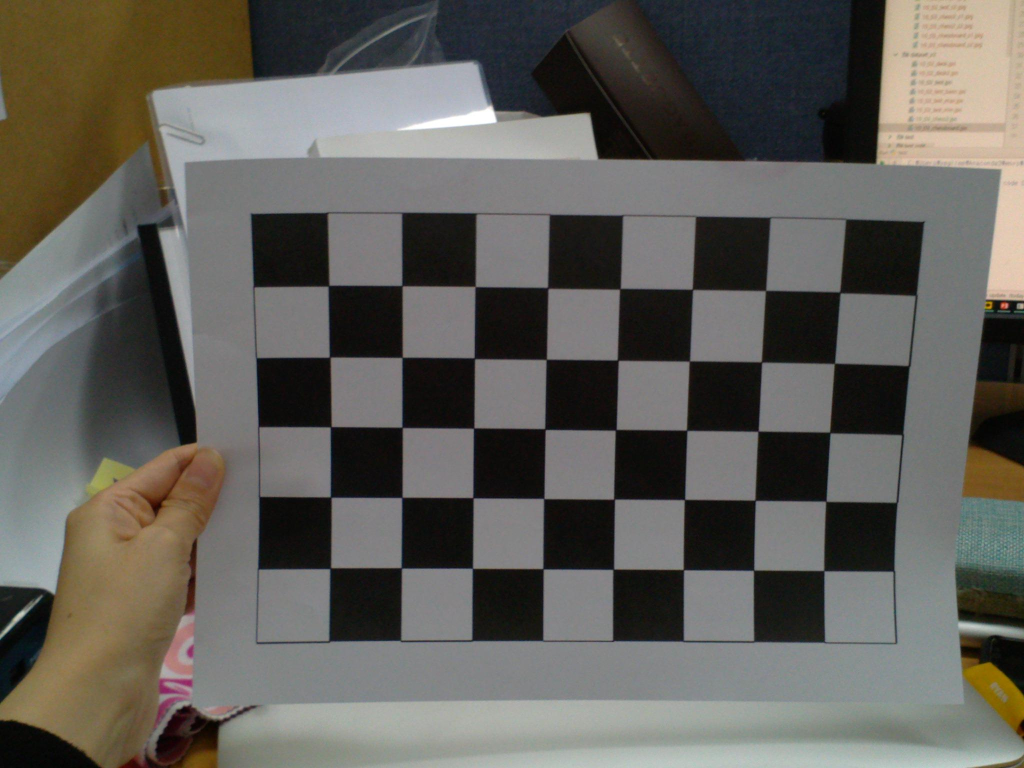
#> input picture dataset_split_v2/CAM00054_s1.jpg, 2048 x 1536 px (shown at 1/2 size)
$ python test2.py   (older library calls are emulated)
#> lines starting #> are read from the running program, lines starting #| are printed output that depends on the picture
### stereovision/calibration.py
# Copyright (C) 2014 Daniel Lee <lee.daniel.1986@gmail.com>
#
# This file is part of StereoVision.
#
# StereoVision is free software: you can redistribute it and/or modify
# it under the terms of the GNU General Public License as published by
# the Free Software Foundation, either version 3 of the License, or
# (at your option) any later version.
#
# StereoVision is distributed in the hope that it will be useful,
# but WITHOUT ANY WARRANTY; without even the implied warranty of
# MERCHANTABILITY or FITNESS FOR A PARTICULAR PURPOSE.  See the
# GNU General Public License for more details.
#
# You should have received a copy of the GNU General Public License
# along with StereoVision.  If not, see <http://www.gnu.org/licenses/>.

"""
Classes for calibrating homemade stereo cameras.

Classes:

    * ``StereoCalibration`` - Calibration for stereo camera
    * ``StereoCalibrator`` - Class to calibrate stereo camera with

.. image:: classes_calibration.svg
"""

import os

import cv2

import numpy as np
from stereovision.exceptions import ChessboardNotFoundError


class StereoCalibration(object):

    """
    A stereo camera calibration.

    The ``StereoCalibration`` stores the calibration for a stereo pair. It can
    also rectify pictures taken from its stereo pair.
    """

    # [11 lines left out: functions __str__, _copy_calibration, not called in this run]

    def _interact_with_folder(self, output_folder, action):
        """
        Export/import matrices as *.npy files to/from an output folder.

        ``action`` is a string. It determines whether the method reads or writes
        to disk. It must have one of the following values: ('r', 'w').
        """
        if not action in ('r', 'w'):
            raise ValueError("action must be either 'r' or 'w'.")
        for key, item in self.__dict__.items():
            if isinstance(item, dict):
                for side in ("left", "right"):
                    filename = os.path.join(output_folder,
                                            "{}_{}.npy".format(key, side))
                    if action == 'w':
                        np.save(filename, self.__dict__[key][side])
                    else:
                        self.__dict__[key][side] = np.load(filename)
            else:
                filename = os.path.join(output_folder, "{}.npy".format(key))
                if action == 'w':
                    np.save(filename, self.__dict__[key])
                else:
                    self.__dict__[key] = np.load(filename)

    def __init__(self, calibration=None, input_folder=None):
        """
        Initialize camera calibration.

        If another calibration object is provided, copy its values. If an input
        folder is provided, load ``*.npy`` files from that folder. An input
        folder overwrites a calibration object.
        """
        #: Camera matrices (M)
        self.cam_mats = {"left": None, "right": None}
        #: Distortion coefficients (D)
        self.dist_coefs = {"left": None, "right": None}
        #: Rotation matrix (R)
        self.rot_mat = None
        #: Translation vector (T)
        self.trans_vec = None
        #: Essential matrix (E)
        self.e_mat = None
        #: Fundamental matrix (F)
        self.f_mat = None
        #: Rectification transforms (3x3 rectification matrix R1 / R2)
        self.rect_trans = {"left": None, "right": None}
        #: Projection matrices (3x4 projection matrix P1 / P2)
        self.proj_mats = {"left": None, "right": None}
        #: Disparity to depth mapping matrix (4x4 matrix, Q)
        self.disp_to_depth_mat = None
        #: Bounding boxes of valid pixels
        self.valid_boxes = {"left": None, "right": None}
        #: Undistortion maps for remapping
        self.undistortion_map = {"left": None, "right": None}
        #: Rectification maps for remapping
        self.rectification_map = {"left": None, "right": None}
        if calibration:
            self._copy_calibration(calibration)
        elif input_folder:
            self.load(input_folder)

    def load(self, input_folder):
        """Load values from ``*.npy`` files in ``input_folder``."""
        self._interact_with_folder(input_folder, 'r')

    def export(self, output_folder):
        """Export matrices as ``*.npy`` files to an output folder."""
        if not os.path.exists(output_folder):
            os.makedirs(output_folder)
        self._interact_with_folder(output_folder, 'w')

    # [13 lines left out: function rectify, not called in this run]


class StereoCalibrator(object):

    """A class that calibrates stereo cameras by finding chessboard corners."""

    def _get_corners(self, image):
        """Find subpixel chessboard corners in image."""
        temp = cv2.cvtColor(image, cv2.COLOR_BGR2GRAY)
        ret, corners = cv2.findChessboardCorners(temp,
                                                 (self.rows, self.columns))
        if not ret:
            raise ChessboardNotFoundError("No chessboard could be found.")
        cv2.cornerSubPix(temp, corners, (11, 11), (-1, -1),
                         (cv2.TERM_CRITERIA_MAX_ITER + cv2.TERM_CRITERIA_EPS,
                          30, 0.01))
        return corners

    # [9 lines left out: function _show_corners, not called in this run]

    def __init__(self, rows, columns, square_size, image_size):
        """
        Store variables relevant to the camera calibration.

        ``corner_coordinates`` are generated by creating an array of 3D
        coordinates that correspond to the actual positions of the chessboard
        corners observed on a 2D plane in 3D space.
        """
        #: Number of calibration images
        self.image_count = 0
        #: Number of inside corners in the chessboard's rows
        self.rows = rows
        #: Number of inside corners in the chessboard's columns
        self.columns = columns
        #: Size of chessboard squares in cm
        self.square_size = square_size
        #: Size of calibration images in pixels
        self.image_size = image_size
        pattern_size = (self.rows, self.columns)
        corner_coordinates = np.zeros((np.prod(pattern_size), 3), np.float32)
        corner_coordinates[:, :2] = np.indices(pattern_size).T.reshape(-1, 2)
        corner_coordinates *= self.square_size
        #: Real world corner coordinates found in each image
        self.corner_coordinates = corner_coordinates
        #: Array of real world corner coordinates to match the corners found
        self.object_points = []
        #: Array of found corner coordinates from calibration images for left
        #: and right camera, respectively
        self.image_points = {"left": [], "right": []}

    def add_corners(self, image_pair, show_results=False):
        """
        Record chessboard corners found in an image pair.

        The image pair should be an iterable composed of two CvMats ordered
        (left, right).
        """
        side = "left"
        self.object_points.append(self.corner_coordinates)
        for image in image_pair:
            corners = self._get_corners(image)
            if show_results:
                self._show_corners(image, corners)
            self.image_points[side].append(corners.reshape(-1, 2))
            side = "right"
            self.image_count += 1

    def calibrate_cameras(self):
        """Calibrate cameras based on found chessboard corners."""
        criteria = (cv2.TERM_CRITERIA_MAX_ITER + cv2.TERM_CRITERIA_EPS,
                    100, 1e-5)
        flags = (cv2.CALIB_FIX_ASPECT_RATIO + cv2.CALIB_ZERO_TANGENT_DIST +
                 cv2.CALIB_SAME_FOCAL_LENGTH)
        calib = StereoCalibration()

        print(self.object_points)
        print(self.image_points["left"])
        print(self.image_points["right"])

        print(self.image_size)


        (calib.cam_mats["left"], calib.dist_coefs["left"],
         calib.cam_mats["right"], calib.dist_coefs["right"],
         calib.rot_mat, calib.trans_vec, calib.e_mat,
         calib.f_mat) = cv2.stereoCalibrate(objectPoints=self.object_points,
                                            imagePoints1=self.image_points["left"],
                                            imagePoints2=self.image_points["right"],
                                            imageSize=self.image_size,
                                            cameraMatrix1=calib.cam_mats["left"],
                                            distCoeffs1=calib.dist_coefs["left"],
                                            cameraMatrix2=calib.cam_mats["right"],
                                            distCoeffs2=calib.dist_coefs["right"],
                                            R=calib.rot_mat,
                                            T=calib.trans_vec,
                                            E=calib.e_mat,
                                            F=calib.f_mat,
                                            criteria=criteria,
                                            flags=flags)[1:]
        (calib.rect_trans["left"], calib.rect_trans["right"],
         calib.proj_mats["left"], calib.proj_mats["right"],
         calib.disp_to_depth_mat, calib.valid_boxes["left"],
         calib.valid_boxes["right"]) = cv2.stereoRectify(calib.cam_mats["left"],
                                                      calib.dist_coefs["left"],
                                                      calib.cam_mats["right"],
                                                      calib.dist_coefs["right"],
                                                      self.image_size,
                                                      calib.rot_mat,
                                                      calib.trans_vec,
                                                      flags=0)
        for side in ("left", "right"):
            (calib.undistortion_map[side],
             calib.rectification_map[side]) = cv2.initUndistortRectifyMap(
                                                        calib.cam_mats[side],
                                                        calib.dist_coefs[side],
                                                        calib.rect_trans[side],
                                                        calib.proj_mats[side],
                                                        self.image_size,
                                                        cv2.CV_32FC1)
        # This is replaced because my results were always bad. Estimates are
        # taken from the OpenCV samples.
        width, height = self.image_size
        focal_length = 0.8 * width
        calib.disp_to_depth_mat = np.float32([[1, 0, 0, -0.5 * width],
                                              [0, -1, 0, 0.5 * height],
                                              [0, 0, 0, -focal_length],
                                              [0, 0, 1, 0]])
        return calib

    def check_calibration(self, calibration):
        """
        Check calibration quality by computing average reprojection error.

        First, undistort detected points and compute epilines for each side.
        Then compute the error between the computed epipolar lines and the
        position of the points detected on the other side for each point and
        return the average error.
        """
        sides = "left", "right"
        which_image = {sides[0]: 1, sides[1]: 2}
        undistorted, lines = {}, {}
        for side in sides:
            undistorted[side] = cv2.undistortPoints(
                         np.concatenate(self.image_points[side]).reshape(-1,
                                                                         1, 2),
                         calibration.cam_mats[side],
                         calibration.dist_coefs[side],
                         P=calibration.cam_mats[side])
            lines[side] = cv2.computeCorrespondEpilines(undistorted[side],
                                              which_image[side],
                                              calibration.f_mat)
        total_error = 0
        this_side, other_side = sides
        for side in sides:
            for i in range(len(undistorted[side])):
                total_error += abs(undistorted[this_side][i][0][0] *
                                   lines[other_side][i][0][0] +
                                   undistorted[this_side][i][0][1] *
                                   lines[other_side][i][0][1] +
                                   lines[other_side][i][0][2])
            other_side, this_side = sides
        total_points = self.image_count * len(self.object_points)
        return total_error / total_points

### stereovision/blockmatchers.py
# Copyright (C) 2014 Daniel Lee <lee.daniel.1986@gmail.com>
#
# This file is part of StereoVision.
#
# StereoVision is free software: you can redistribute it and/or modify
# it under the terms of the GNU General Public License as published by
# the Free Software Foundation, either version 3 of the License, or
# (at your option) any later version.
#
# StereoVision is distributed in the hope that it will be useful,
# but WITHOUT ANY WARRANTY; without even the implied warranty of
# MERCHANTABILITY or FITNESS FOR A PARTICULAR PURPOSE.  See the
# GNU General Public License for more details.
#
# You should have received a copy of the GNU General Public License
# along with StereoVision.  If not, see <http://www.gnu.org/licenses/>.

'''
Wrapper classes for block matching algorithms.

Classes:

    * ``BlockMatcher`` - Abstract class that implements interface for subclasses

        * ``StereoBM`` - StereoBM block matching algorithm
        * ``StereoSGBM`` - StereoSGBM block matching algorithm

.. image:: classes_blockmatchers.svg
'''

import cv2
import simplejson

import numpy as np
from stereovision.exceptions import (InvalidSearchRangeError,
                                    InvalidWindowSizeError,
                                    InvalidBMPresetError,
                                    InvalidNumDisparitiesError,
                                    InvalidSADWindowSizeError,
                                    InvalidUniquenessRatioError,
                                    InvalidSpeckleWindowSizeError,
                                    InvalidSpeckleRangeError,
                                    InvalidFirstDisparityChangePenaltyError,
                                    InvalidSecondDisparityChangePenaltyError)


class BlockMatcher(object):

    """
    Block matching algorithms.

    This abstract class exposes the interface for subclasses that wrap OpenCV's
    block matching algorithms. Doing so makes it possible to use them in the
    strategy pattern. In this library, that happens in ``CalibratedPair``, which
    uses a unified interface to interact with any kind of block matcher, and
    with ``BMTuners``, which can discover the ``BlockMatcher's`` parameters and
    allow the user to adjust them online.

    Each ``BlockMatcher`` protects its block matcher's parameters by using
    getters and setters. It exposes its settable parameter and their maximum
    values, if they exist, in the dictionary ``parameter_maxima``.

    ``load_settings``, ``save_settings`` and ``get_3d`` are implemented on
    ``BlockMatcher`` itself, as these are independent of the block matching
    algorithm. Subclasses are expected to implement ``_replace_bm`` and
    ``get_disparity``, as well as the getters and setters. They are also
    expected to call ``BlockMatcher``'s ``__init__`` after setting their own
    private variables.
    """

    #: Dictionary of parameter names associated with their maximum values
    parameter_maxima = {}

    # [27 lines left out: functions __init__, load_settings, save_settings, get_3d, not called in this run]

    def _replace_bm(self):
        """Replace block matcher with new parameters"""
        raise NotImplementedError

    def get_disparity(self, image_pair):
        """Compute disparity map from image pair."""
        raise NotImplementedError


class StereoBM(BlockMatcher):

    """A stereo block matching ``BlockMatcher``."""

    parameter_maxima = {"search_range": None,
                       "window_size": 255
                       }

    # [4 lines left out: function search_range, not called in this run]

    @search_range.setter
    def search_range(self, value):
        """Set private ``_search_range`` and reset ``_block_matcher``."""
        if value == 0 or not value % 16:
            self._search_range = value
        else:
            raise InvalidSearchRangeError("Search range must be a multiple of "
                                          "16.")
        self._replace_bm()

    # [34 lines left out: functions window_size, window_size, stereo_bm_preset, stereo_bm_preset, not called in this run]

    def _replace_bm(self):
        """Replace ``_block_matcher`` with current values."""
        self._block_matcher = cv2.StereoBM(preset=self._bm_preset,
                                          ndisparities=self._search_range,
                                          SADWindowSize=self._window_size)

    def __init__(self,
                 search_range=80,
                 window_size=21,
                 settings=None):
        #self._bm_preset = cv2.STEREO_BM_BASIC_PRESET
        self._search_range = 0
        self._window_size = 5
        #: OpenCV camera type for ``_block_matcher``
        #self.stereo_bm_preset = stereo_bm_preset
        #: Number of disparities for ``_block_matcher``
        self.search_range = search_range
        #: Search window size for ``_block_matcher``
        self.window_size = window_size
        super(StereoBM, self).__init__(settings)

    # [15 lines left out: function get_disparity, not called in this run]


class StereoSGBM(BlockMatcher):

    """A semi-global block matcher."""

    parameter_maxima = {"minDisparity": None,
                       "numDisparities": None,
                       "SADWindowSize": 11,
                       "P1": None,
                       "P2": None,
                       "disp12MaxDiff": None,
                       "uniquenessRatio": 15,
                       "speckleWindowSize": 200,
                       "speckleRange": 2,
                       "fullDP": 1}

    # [186 lines left out: functions minDisparity, minDisparity, numDisparities, numDisparities, SADWindowSize, SADWindowSize and 17 more, not called in this run]

### test2.py
import os.path
import numpy as np
from stereovision.calibration import StereoCalibrator, StereoCalibration
from stereovision.blockmatchers import StereoBM, StereoSGBM
import cv2

calib_dir = './dataset_split_v2/CAM00054'
#if(not os.path.exists(calib_dir)):
calibrator = StereoCalibrator(8, 5, 2, (1536, 2048))
for idx in range(1, 14):
    calibrator.add_corners((cv2.imread(calib_dir+"_s1.jpg"), cv2.imread(calib_dir+"_s2.jpg")))
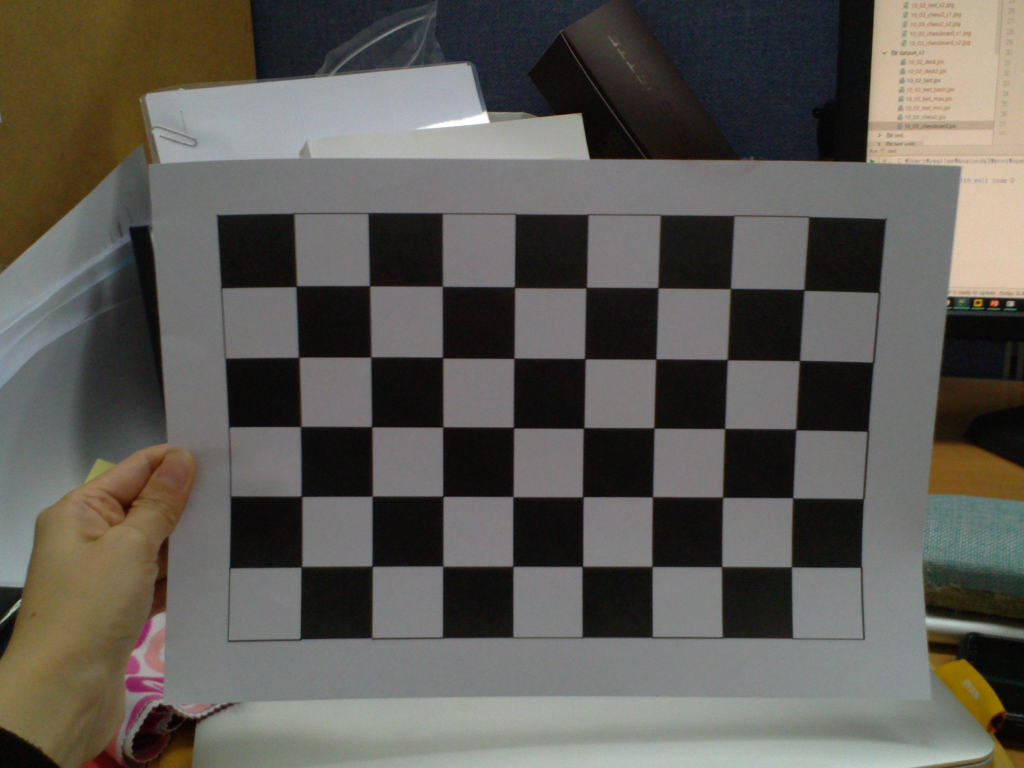
#> input picture dataset_split_v2/CAM00054_s2.jpg, 2048 x 1536 px (shown at 1/2 size)
#> in add_corners, `side = "left"`: side = 'left'
#> the loop in add_corners, `for image in image_pair:` made 2 passes
#> (ret in _get_corners, side, self.image_count) on passes 1 to 2: (True, 'right', 1), (True, 'right', 2)
#> pass 1, in _get_corners, `temp = cv2.cvtColor(image, cv2.COLOR_BGR2GRAY)`:
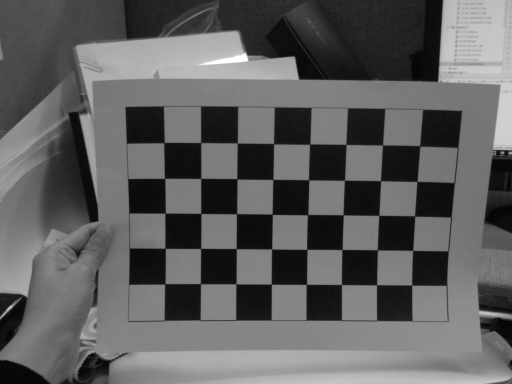
#> temp: shape (1536, 2048) (shown at 1/4 size); min 1, max 255, mean 95.2
#> pass 2, in _get_corners (call 2), `temp = cv2.cvtColor(image, cv2.COLOR_BGR2GRAY)`:
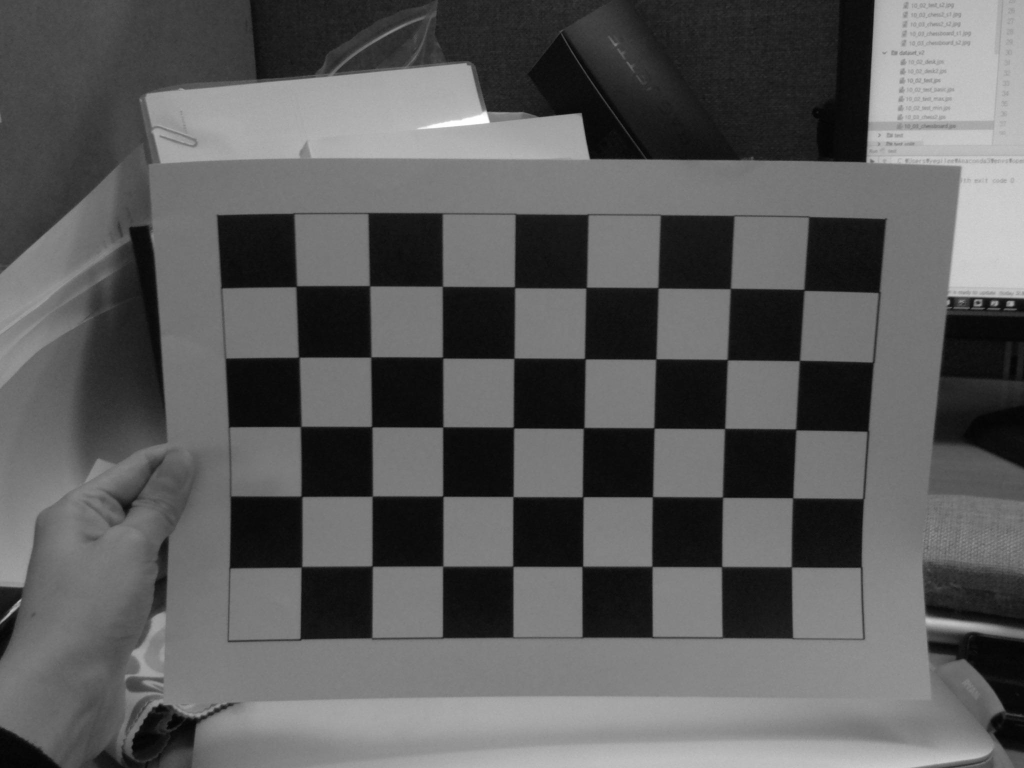
#> temp: shape (1536, 2048) (shown at 1/2 size); min 1, max 255, mean 91.4
#> after the loop in add_corners, `for image in image_pair:`: self.image_count = 2


calibration = calibrator.calibrate_cameras()
print ("Calibation error:", calibrator.check_calibration(calibration))
#> in check_calibration, `total_points = self.image_count * len(self.object_points)`: total_points = 338
calibration.export(calib_dir)

calibration = StereoCalibration(input_folder=calib_dir)

if True:
    block_matcher = StereoBM()
#> (the run stopped early here; a loop or call above may not have finished)
